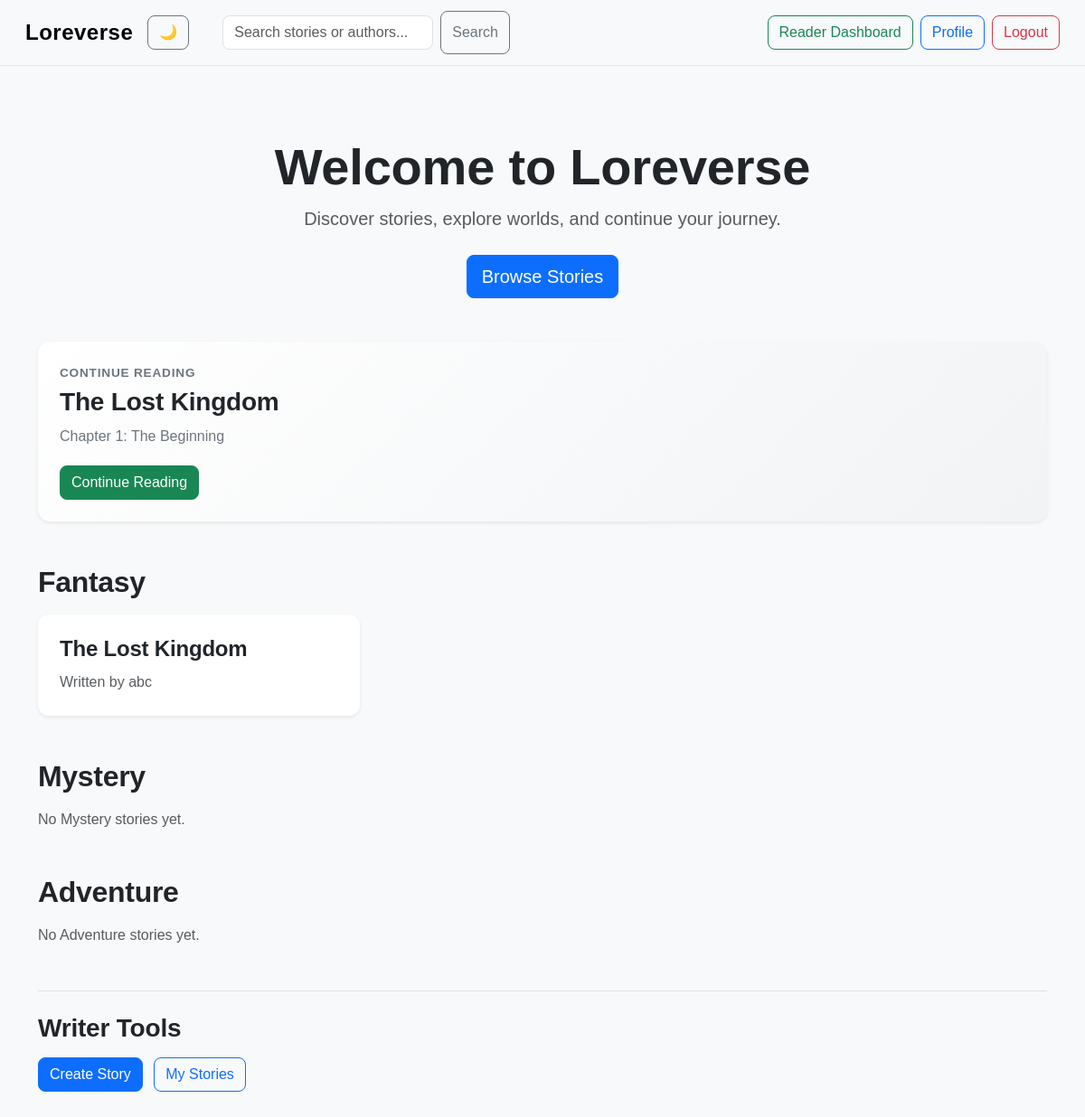
The app's page / (signed in), older data.
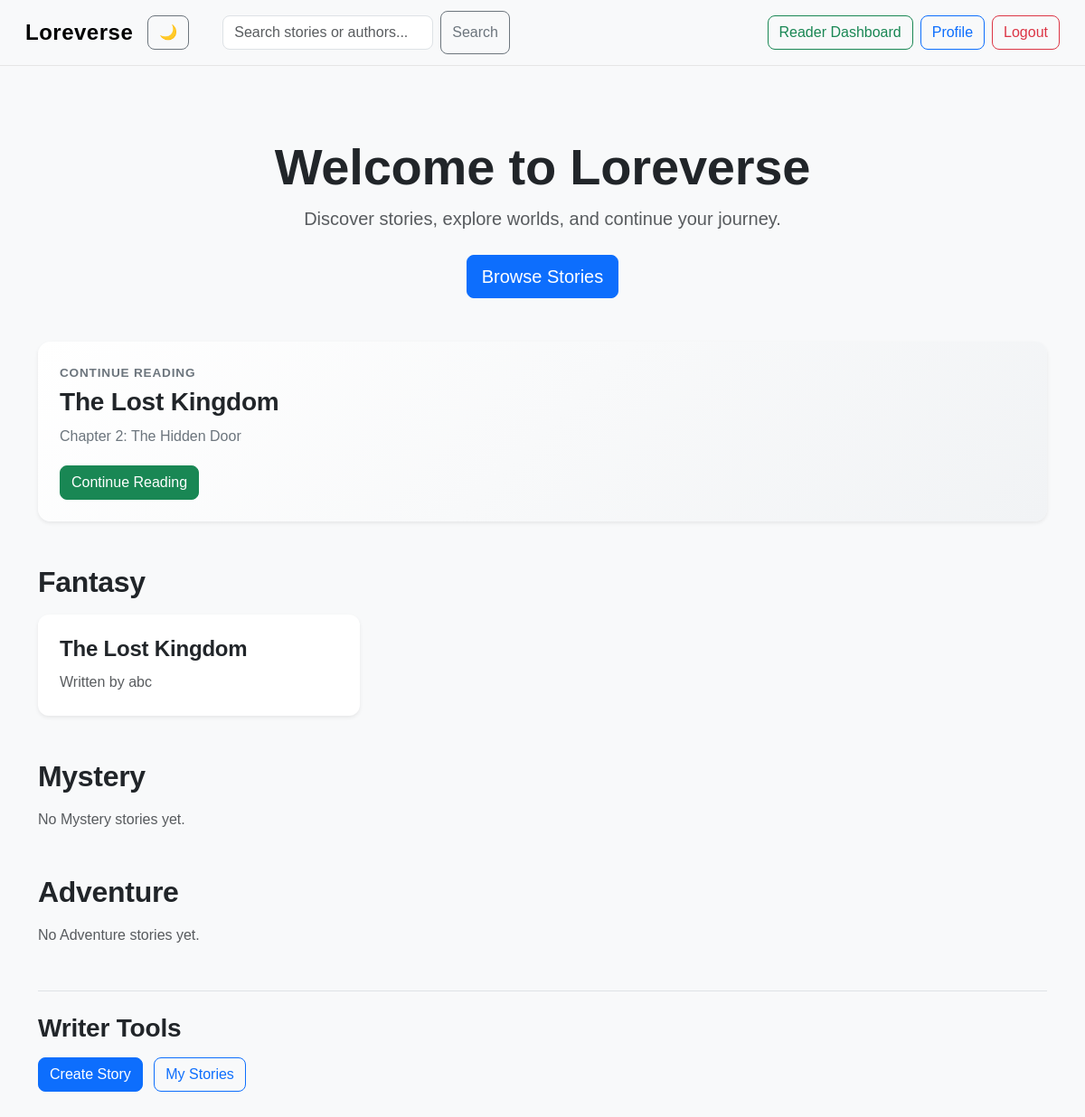
The same page, newer data.
### loreverse/models.py (models this page shows, shortened)
class ReadingProgress(models.Model):
    user = models.ForeignKey(User, on_delete=models.CASCADE)
    story = models.ForeignKey(Story, on_delete=models.CASCADE)
    chapter = models.ForeignKey(Chapter, on_delete=models.CASCADE)
    updated_at = models.DateTimeField(auto_now=True)
    class Meta:
        unique_together = ("user", "story")

class Chapter(models.Model):
    story = models.ForeignKey(Story, on_delete=models.CASCADE, related_name="chapters")
    title = models.CharField(max_length=200)
    content = models.TextField()
    chapter_number = models.PositiveIntegerField()

class Story(models.Model):
    GENRE_CHOICES = [
        ("Fantasy", "Fantasy"),
        ("Romance", "Romance"),
        ("Mystery", "Mystery"),
        ("Horror", "Horror"),
        ("Science Fiction", "Science Fiction"),
        ("Adventure", "Adventure"),
        ("Other", "Other"),]
    title = models.CharField(max_length=200)
    genre = models.CharField(max_length=30, choices=GENRE_CHOICES, default="Other")
    tags = models.CharField(max_length=300, blank=True)
    description = models.TextField()
    author = models.ForeignKey(User, on_delete=models.CASCADE)
    published = models.BooleanField(default=False)
    created_at = models.DateTimeField(auto_now_add=True)
    updated_at = models.DateTimeField(auto_now=True)
    favorited_by = models.ManyToManyField(User, related_name="favorite_stories", blank=True)
    want_to_read_by = models.ManyToManyField(User, related_name="want_to_read_stories", blank=True)

### loreverse/views.py (the view)
# urls.py: path("", views.index, name="index"),
def index(request):
    progress = None
    if request.user.is_authenticated:
        progress = ReadingProgress.objects.filter(
            user=request.user
        ).select_related("story", "chapter").first()
    fantasy_stories = Story.objects.filter(published=True, genre="Fantasy")[:5]
    mystery_stories = Story.objects.filter(published=True,genre="Mystery")[:5]
    adventure_stories = Story.objects.filter(published=True,genre="Adventure")[:5]
    return render(request, "loreverse/index.html", {
        "progress": progress,
        "fantasy_stories": fantasy_stories,
        "mystery_stories": mystery_stories,
        "adventure_stories": adventure_stories,
    })

### loreverse/templates/loreverse/index.html (shortened to what the changed rows need)
{% extends "loreverse/layout.html" %}
{% block body %}
<div class="container py-5">
    <div class="text-center mb-5">
        <h1 class="display-4 fw-bold">Welcome to Loreverse</h1>
    </div>
    {% if user.is_authenticated %}
        {% if progress %}
            <div  class="card shadow-sm continue-reading-card mb-5">
                <div class="card-body p-4">
                    <p class="continue-reading-label mb-1">Continue Reading</p>
                    <h3 class="continue-reading-title">{{ progress.story.title }}</h3>
                    <p class="continue-reading-chapter">
                        Chapter {{ progress.chapter.chapter_number }}:
                        {{ progress.chapter.title }}
                    </p>
                    <a class="btn btn-success" href="{% url 'continue_reading' progress.story.id %}">
                        Continue Reading
                    </a>
                </div>
            </div>
        {% endif %}
    {% endif %}
    <section class="mb-5">
        <div class="d-flex justify-content-between align-items-center mb-3">
            <h2 class="fw-bold mb-0">Fantasy</h2>
        </div>
    </section>
    <section class="mb-5">
        <h2 class="fw-bold mb-3">Mystery</h2>
    </section>
    <section class="mb-5">
        <h2 class="fw-bold mb-3">Adventure</h2>
    </section>
</div>
{% endblock %}

Row changes from the older to the newer data that the page shows:
changed ReadingProgress "The Lost Kingdom": chapter.chapter_number "1" → "2"; chapter "The Beginning" → "The Hidden Door"
